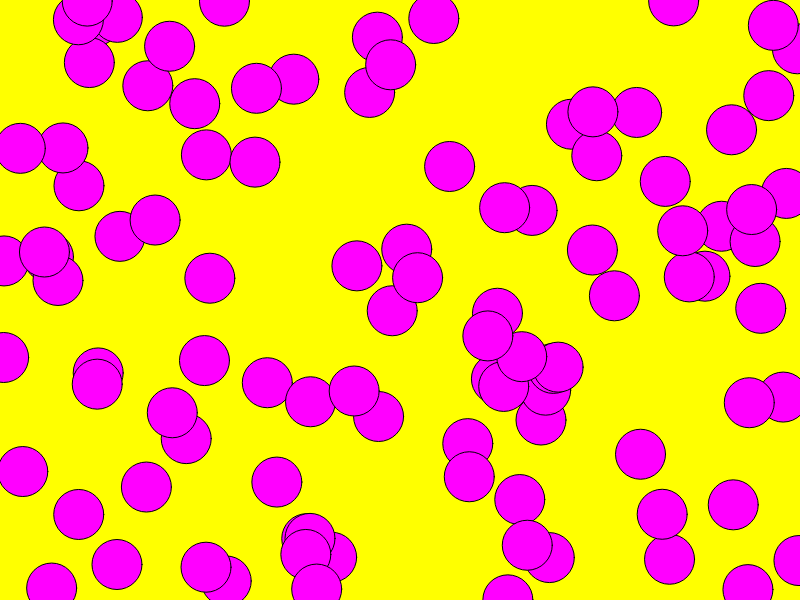
Frame 1 (no input)
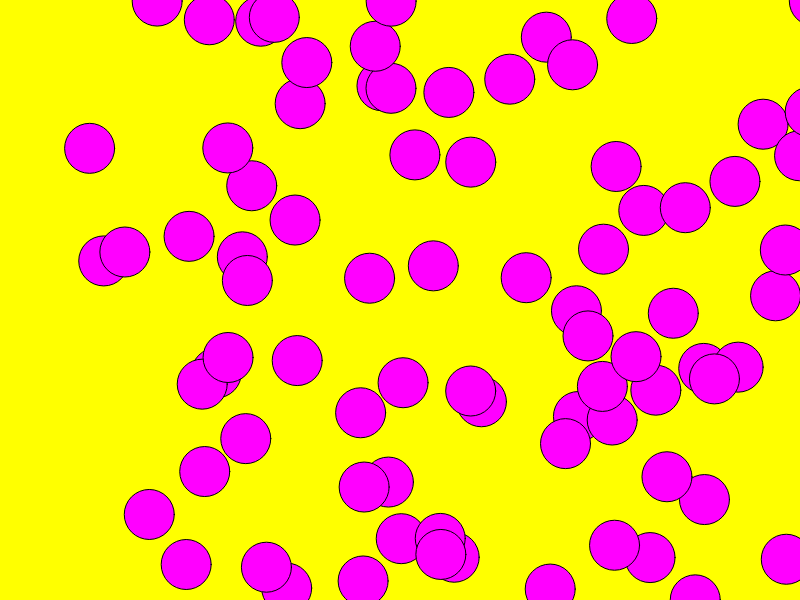
Frame 60 (no input)
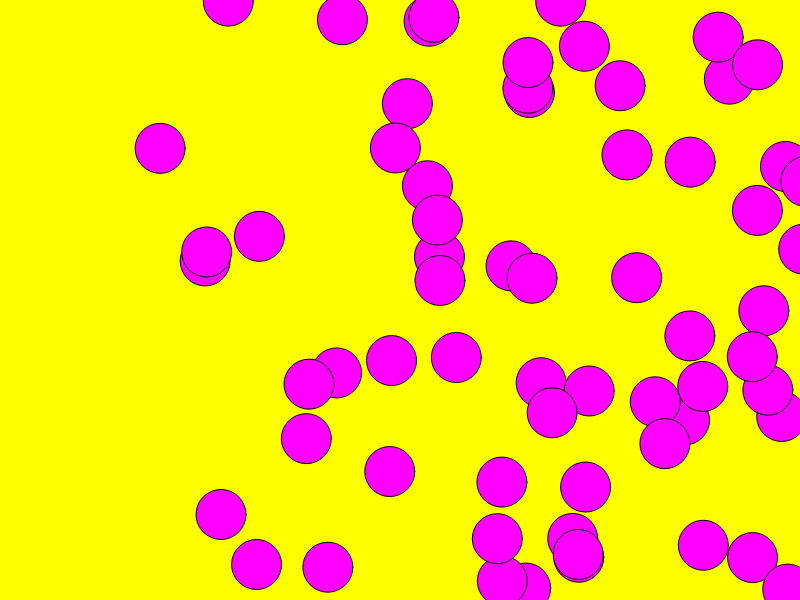
Frame 120 (the mouse pressed at the canvas centre since frame 60)

The p5.js sketch that drew these frames (run headless with seeded random() and noise() and a simulated clock; from frame 60 on, the mouse is pressed at the canvas centre):

// p5.js sketch
// ── sketch.js
var pingpong = [];

function setup() {
  createCanvas(800, 600);
  for (var i = 0; i < 100; i++) {
    pingpong[i] = new Ball(random(width), random(height), 50, random(1,4));
  }
}

function draw() {
  background(255, 255, 0);
  fill(255, 0, 255);
  for (var i = 0; i < pingpong.length; i++) {
    pingpong[i].render();
    pingpong[i].move();
  }
}



function Ball(x, y, sz,sp) {
  this.xpos = x;
  this.ypos = y;
  this.size = sz;
  this.speed = sp


  this.render = function() {
    ellipse(this.xpos, this.ypos, this.size, this.size);
  }

  this.move = function() {
    this.xpos = this.xpos + this.speed; // i forgot my variable names in class, in class i wrote this.x instead of this.xpos
  }
}
